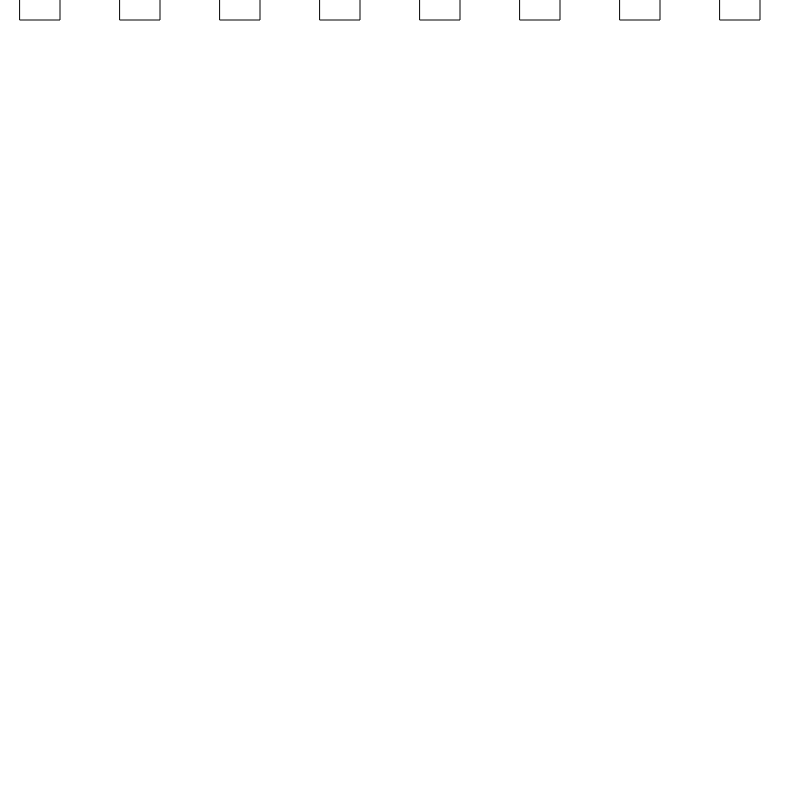
Frame 1 (no input)
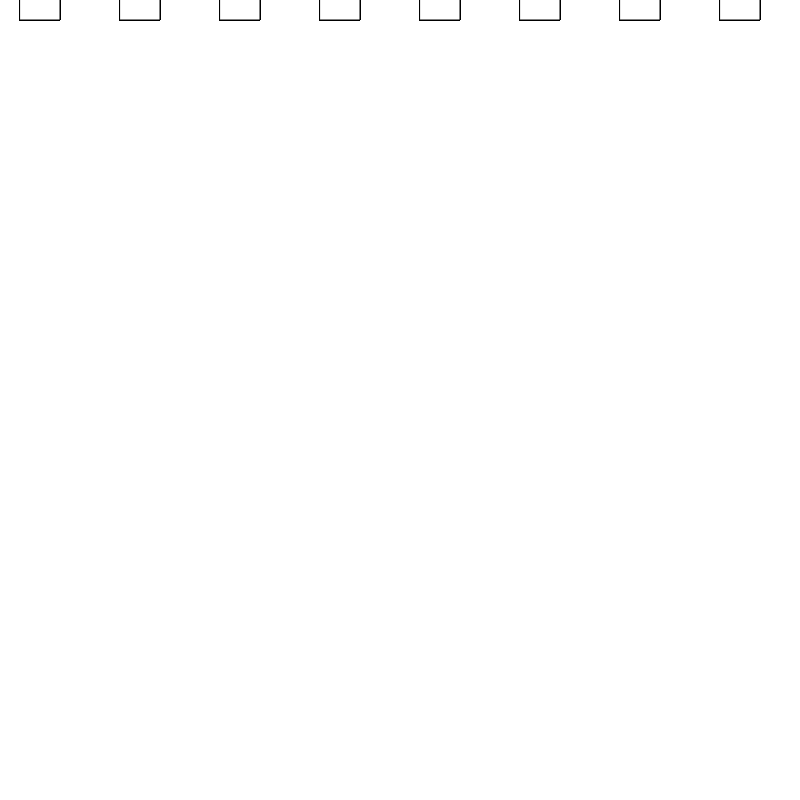
Frame 60 (no input)
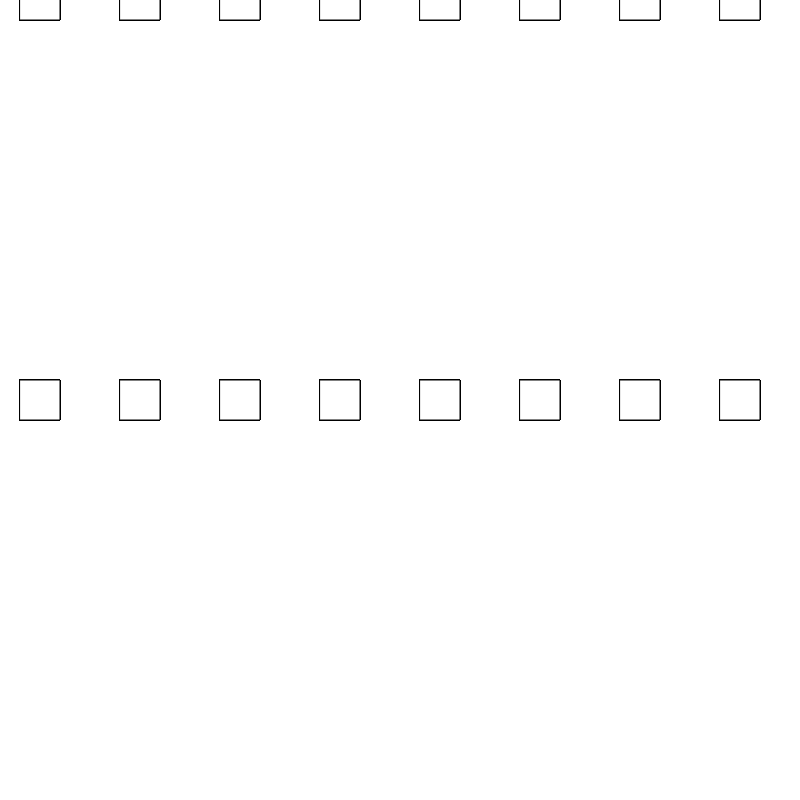
Frame 120 (the mouse pressed at the canvas centre since frame 60)

The p5.js sketch that drew these frames (run headless with seeded random() and noise() and a simulated clock; from frame 60 on, the mouse is pressed at the canvas centre):

// p5.js sketch
// ── sketch.js
/*
  exemple d'utilisation de map
*/
var cote = 40;

var posX = cote;

function setup() {
  createCanvas(800, 800);
  rectMode(CENTER);
}

function draw() {
  posX = cote;
  while(posX < width){
    rect(posX, mouseY, cote, cote);
    posX = posX + cote + 60;
  }

//  var cote = map(mouseX, 0, width, 0, 200);

  //rect(width/2,height/2, 40, cote);
  // cote++;
  //line(pmouseX, pmouseY, mouseX, mouseY);

}
/*
function mouseDragged(){
  var weight = dist(pmouseX, pmouseY, mouseX, mouseY);
  // strokeWeight(weight);
  line(mouseX, mouseY, mouseX+10, mouseY+10);
  line(mouseX, mouseY, mouseX-10, mouseY+10);
  line(mouseX, mouseY, mouseX+10, mouseY-10);
  line(mouseX, mouseY, mouseX-10, mouseY-10);


}
*/
